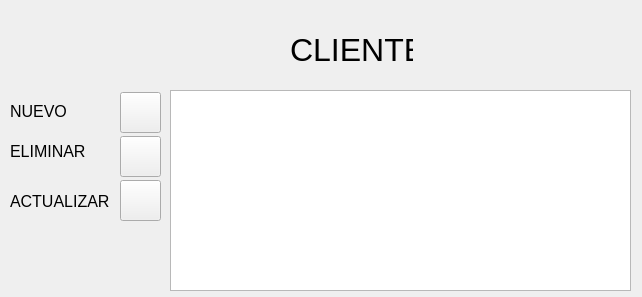
<?xml version="1.0" encoding="UTF-8"?>
<ui version="4.0">
 <class>Cliente_Dialog</class>
 <widget class="QDialog" name="Cliente_Dialog">
  <property name="geometry">
   <rect>
    <x>0</x>
    <y>0</y>
    <width>642</width>
    <height>297</height>
   </rect>
  </property>
  <property name="windowTitle">
   <string>Dialog</string>
  </property>
  <widget class="QTableView" name="tableView">
   <property name="geometry">
    <rect>
     <x>170</x>
     <y>90</y>
     <width>461</width>
     <height>201</height>
    </rect>
   </property>
  </widget>
  <widget class="QPushButton" name="btnuevo">
   <property name="geometry">
    <rect>
     <x>120</x>
     <y>92</y>
     <width>41</width>
     <height>41</height>
    </rect>
   </property>
   <property name="text">
    <string/>
   </property>
   <property name="icon">
    <iconset>
     <normaloff>../build-factura-Desktop_Qt_5_15_0_MinGW_64_bit-Release/images/nuevo.png</normaloff>../build-factura-Desktop_Qt_5_15_0_MinGW_64_bit-Release/images/nuevo.png</iconset>
   </property>
   <property name="iconSize">
    <size>
     <width>30</width>
     <height>30</height>
    </size>
   </property>
   <property name="autoDefault">
    <bool>false</bool>
   </property>
  </widget>
  <widget class="QPushButton" name="bteliminar">
   <property name="geometry">
    <rect>
     <x>120</x>
     <y>136</y>
     <width>41</width>
     <height>41</height>
    </rect>
   </property>
   <property name="text">
    <string/>
   </property>
   <property name="icon">
    <iconset>
     <normaloff>../build-factura-Desktop_Qt_5_15_0_MinGW_64_bit-Release/images/eliminar.png</normaloff>../build-factura-Desktop_Qt_5_15_0_MinGW_64_bit-Release/images/eliminar.png</iconset>
   </property>
   <property name="iconSize">
    <size>
     <width>30</width>
     <height>30</height>
    </size>
   </property>
   <property name="autoDefault">
    <bool>false</bool>
   </property>
  </widget>
  <widget class="QPushButton" name="btactualizar">
   <property name="geometry">
    <rect>
     <x>120</x>
     <y>180</y>
     <width>41</width>
     <height>41</height>
    </rect>
   </property>
   <property name="text">
    <string/>
   </property>
   <property name="icon">
    <iconset>
     <normaloff>../build-factura-Desktop_Qt_5_15_0_MinGW_64_bit-Release/images/actualizar.png</normaloff>../build-factura-Desktop_Qt_5_15_0_MinGW_64_bit-Release/images/actualizar.png</iconset>
   </property>
   <property name="iconSize">
    <size>
     <width>30</width>
     <height>30</height>
    </size>
   </property>
   <property name="autoDefault">
    <bool>false</bool>
   </property>
  </widget>
  <widget class="QLabel" name="label">
   <property name="geometry">
    <rect>
     <x>290</x>
     <y>30</y>
     <width>123</width>
     <height>39</height>
    </rect>
   </property>
   <property name="font">
    <font>
     <pointsize>24</pointsize>
    </font>
   </property>
   <property name="text">
    <string>CLIENTE</string>
   </property>
  </widget>
  <widget class="QLabel" name="label_2">
   <property name="geometry">
    <rect>
     <x>10</x>
     <y>100</y>
     <width>60</width>
     <height>23</height>
    </rect>
   </property>
   <property name="font">
    <font>
     <pointsize>12</pointsize>
    </font>
   </property>
   <property name="text">
    <string>NUEVO</string>
   </property>
  </widget>
  <widget class="QLabel" name="label_3">
   <property name="geometry">
    <rect>
     <x>10</x>
     <y>140</y>
     <width>85</width>
     <height>23</height>
    </rect>
   </property>
   <property name="font">
    <font>
     <pointsize>12</pointsize>
    </font>
   </property>
   <property name="text">
    <string>ELIMINAR</string>
   </property>
  </widget>
  <widget class="QLabel" name="label_4">
   <property name="geometry">
    <rect>
     <x>10</x>
     <y>190</y>
     <width>106</width>
     <height>23</height>
    </rect>
   </property>
   <property name="font">
    <font>
     <pointsize>12</pointsize>
    </font>
   </property>
   <property name="text">
    <string>ACTUALIZAR</string>
   </property>
  </widget>
 </widget>
 <resources/>
 <connections/>
</ui>
